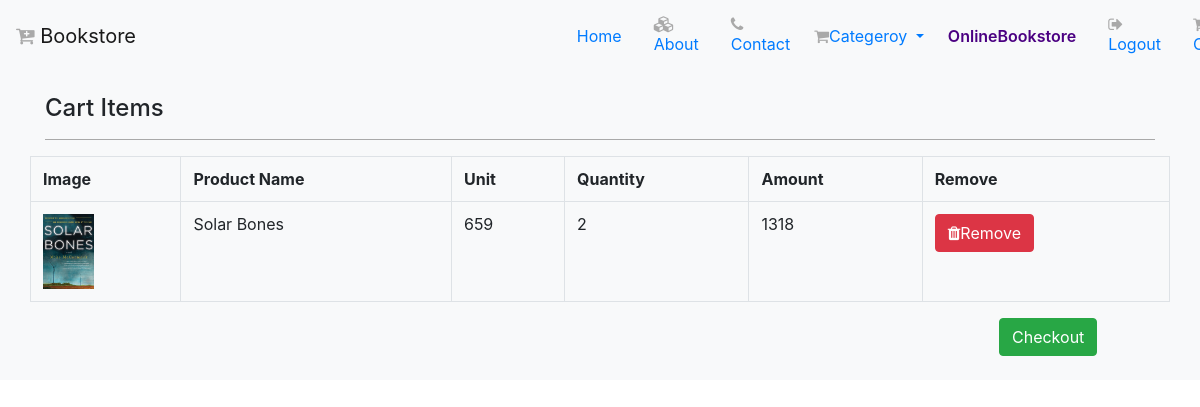
The page /cart/ (signed in) on the database its author committed.
### Booksapp/models.py (models this page shows, shortened)
class Cart(models.Model):
    user=models.ForeignKey(User,on_delete=models.CASCADE)
    product=models.ForeignKey(BooksProduct,on_delete=models.CASCADE)
    product_qty=models.IntegerField(null=False,blank=False)
    created=models.DateTimeField(auto_now_add=True)
    @property
    def total_cost(self):
      return self.product_qty * self.product.original_price

class BooksProduct(models.Model):
    categeroy=models.ForeignKey(Categeroy,on_delete=models.CASCADE)
    title=models.CharField(max_length=30)
    product_img=models.ImageField(upload_to='static/images')
    Quantity=models.IntegerField(null=False,blank=False )
    original_price=models.IntegerField(null=False,blank=False )
    description=models.TextField(max_length=500,null=False,blank=False)
    status=models.BooleanField(default=False,help_text="0-show,1-Hidden")
    latest=models.BooleanField(default=False,help_text="0-default,1-Trending")

### Booksapp/views.py (the view)
# urls.py: path('cart/',views.cart_page,name='cart'),
def cart_page(request):
    if request.user.is_authenticated:
        cart=Cart.objects.filter(user=request.user)
        amount=0;
        for x in cart:
            amount = amount + x.product.original_price * x.product_qty
        return render(request,"new/cart.html",{"status":True,"cart":cart,"amount":amount})
    else:
        messages.warning(request,"Your cart is empty")
        return render(request,"new/cart.html",{"error":True})

### templates/new/cart.html (shortened to what this page needs)
{% extends 'new/Main.html'%}
{% block content %}
{% if status %}
<section class="bg-light py-4" style="margin-top:70px">
    <div class="container">
    <div class="row">
        <div class="col-12">
            <h4 class="mb-3">Cart Items</h4>
            <hr style="border-color:darkgray">
        </div>
        <table class="table table-bordered">
            <tr>
                <th>Image</th>
                <th>Product Name</th>
                <th>Unit</th>
                <th>Quantity</th>
                <th>Amount</th>
                <th>Remove</th>
            </tr>
            {% for i in cart %}
            <tr>
                <form method="post" action="">
                <td><img src="/{{i.product.product_img}}" height="75px" alt="not"></td>
                <td>{{i.product.title}}</td>
                <td>{{i.product.original_price}}</td>
                <td class="qty1">{{i.product_qty}}</td>
                <td class="amt">{{i.total_cost}}</td>
                <td><a href="{% url 'remove_cart' i.id%}" onclick="return confirm('Are you sure to remove')" class="btn btn-danger" ><i class="fa fa-trash "></i>Remove</a></td>
                </form>
            </tr>
            {% endfor %}
        </table>
        <a href="{% url 'order' %}" class="btn btn-success" style="margin-left:85%">Checkout</a>
    </div>
    </div>
</section>
{% endif %}
{% endblock content%}

### templates/new/nav.html (shortened to what this page needs)
<html>
<link rel="stylesheet" href="https://cdn.jsdelivr.net/npm/bootstrap@4.0.0/dist/css/bootstrap.min.css">
 <link rel="stylesheet"  type="text/css" href="https://stackpath.bootstrapcdn.com/font-awesome/4.7.0/css/font-awesome.min.css">
<head>
</head>
<nav class="navbar navbar-expand-lg navbar-light bg-light fixed-top">
    <a class="navbar-brand" href="#"><i class="fa fa-cart-plus"style="color:darkgray" ></i> Bookstore </a>
    <div class="collapse navbar-collapse" id="navbarNavDropdown" style="margin-left:35%">
          <a class="nav-link" href="{%  url 'home'%}" aria-current="page">Home</a>
          <a class="nav-link" href="{% url 'collections'%}" ><i class="fa fa-cubes"  style="color:darkgray" ></i>About</a>
          <a class="nav-link" href="{% url 'contact'%}" ><i class="fa fa-phone"style="color:darkgray" ></i>Contact</a>
          <ul class="navbar-nav">
          <li class="nav-item dropdown">
          <a class="nav-link dropdown-toggle active text-primary" href="#" id="navbarDropdownMenuLink" data-toggle="dropdown" aria-haspopup="true" aria-expanded="false">
          <i class="fa fa-shopping-cart" style="color:darkgray"></i>Categeroy
          </a>
          </li>
          </ul>
          {% if request.user.is_authenticated %}
          <a class="nav-link" style="color:indigo;font-weight:600;" aria-current="page" href="#">{{request.user}}</a>
          <a class="nav-link"  aria-current="page" href="{% url 'logout' %}" ><i class="fa fa-sign-out" style="color:darkgray"></i>Logout</a>
          {% else %}
          <a class="nav-link" href="{% url 'login' %}"><i class="fa fa-sign-in "style="color:darkgray"></i>Login</a>
          <a class="nav-link" href="{% url 'register' %}"><i class="fa fa-user" style="color:darkgray"></i>Register</a>
          {% endif %}
          <a class="nav-link"  aria-current="page" href="{% url 'cart' %}"><i class="fa fa-shopping-cart" style="color:darkgray"></i>Cart
        </a>
    </div>
  </nav>
</html>

### rows shown on the page
Cart: product.product_img (picture), product "Solar Bones", product.original_price "659", product_qty "2", total_cost "1318"

### other values the page prints
{{ request.user }} "OnlineBookstore"
